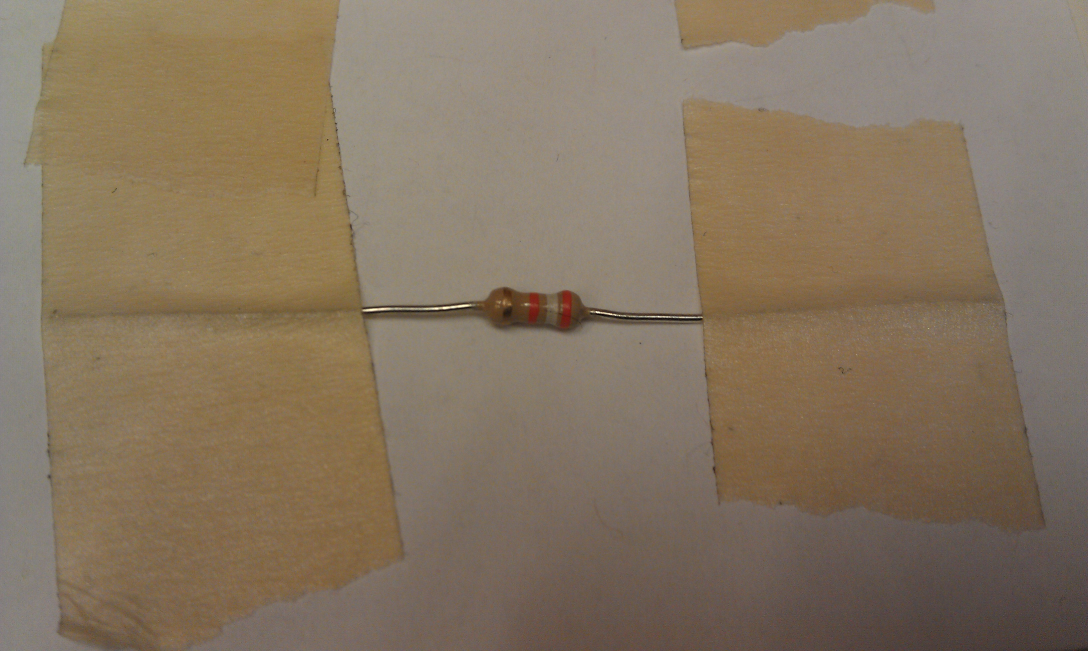
#> input picture IMAG1003.jpg, 3264 x 1952 px, given in place of picture1.jpg, which was not available (shown at 1/3 size)
$ python crop_image.py   (Python 2 division)   (older library calls are emulated)
#> lines starting #> are read from the running program, lines starting #| are printed output that depends on the picture; after the words box and inside, x2 and y2 are one past the last pixel; in counts of white or black regions, pixels touching at a corner belong together; pictures that were not available may be replaced by others from this repository, and a replacement may not be noted
import numpy as np
import cv2
import math
#import matplotlib.pyplot as plt

def helper_get_nonwhite(column):

        sumPix = 0

        for pix in column:
                #print pix
                if pix[0] != 255 and pix[1] != 255 and pix[2] != 255:
                        sumPix += 1
        return sumPix

# [38 lines left out: function crop_image_2, not called in this run]

def crop_image(image_name):
#> called with image_name = 'picture1'
        im = cv2.imread(image_name+'.jpg')
#> im is the input picture: shape (1952, 3264, 3); mean B, G, R 96.1, 116.5, 132.9
        offset = 400
         # top_row = offset
        im_height = len(im)
#> im_height = 1952
        im_width = len(im[0])
#> im_width = 3264
         # bottom_row = im_height - offset # math.floor(im_height - offset/2)
        start_col = offset
        end_col = im_width - offset
#> end_col = 2864

         # im = np.array(im[top_row:bottom_row])
        im = np.array([col[start_col:end_col] for col in im])
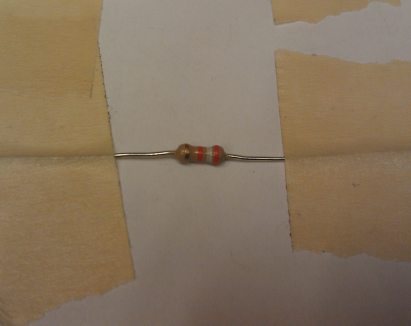
#> im: shape (1952, 2464, 3) (shown at 1/6 size); mean B, G, R 94.3, 116.1, 134

        print "before: " + str(im_height) + " after: " + str(len(im))
#| before: 1952 after: 1952
        print "after: " + str(im_width) + " after: " + str(len(im[0]))
#| after: 3264 after: 2464

        imgray = cv2.imread(image_name+'.jpg', cv2.CV_LOAD_IMAGE_GRAYSCALE)
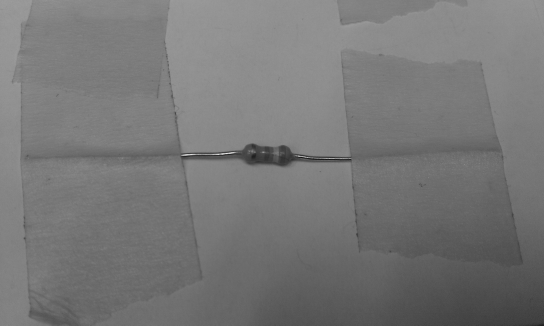
#> imgray: shape (1952, 3264) (shown at 1/6 size); min 0, max 255, mean 119.1
        imgray = np.array([col[start_col:end_col] for col in imgray])
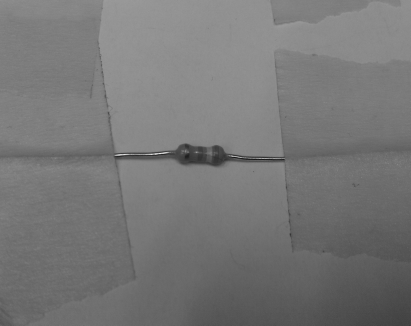
#> imgray: shape (1952, 2464) (shown at 1/6 size); min 0, max 255, mean 119

        cv2.imwrite(image_name + "gray.jpg", imgray)

        # imgray = cv2.cvtColor(im,cv2.COLOR_BGR2GRAY)
        ret,thresh = cv2.threshold(imgray,127,255,0)
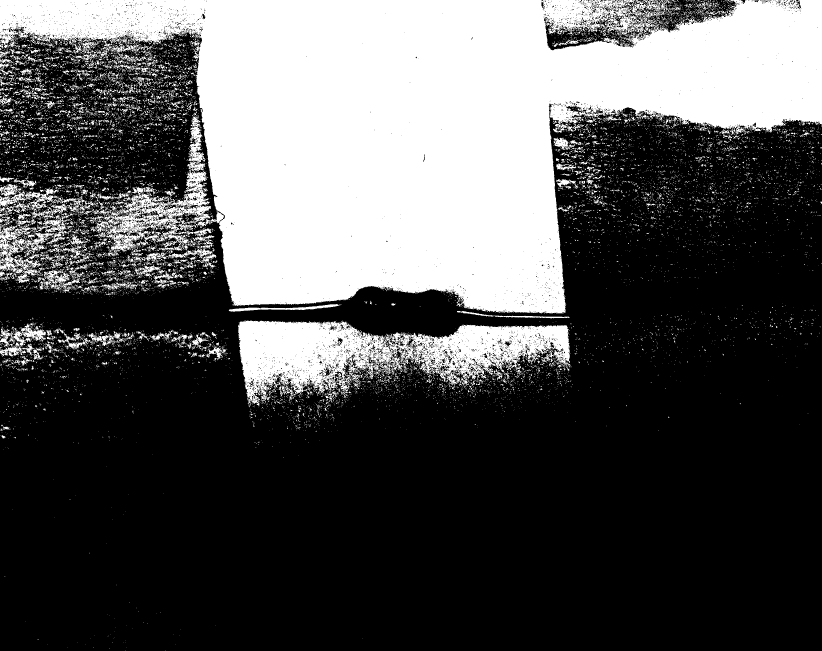
#> thresh: shape (1952, 2464) (shown at 1/3 size); 32.8% white; 14936 white regions (13907 under 20 px)
    #print np.median(imgray)
        contours, hierarchy = cv2.findContours(thresh,cv2.RETR_EXTERNAL,cv2.CHAIN_APPROX_SIMPLE)
#> contours = 14547 contours, 14004 with area under 20; largest, box (x1, y1, x2, y2) and area: (0, 0, 2464, 940) 1285112, (714, 962, 1711, 1222) 134032, (273, 345, 635, 759) 39240, (0, 611, 210, 849) 14989, (0, 563, 180, 650) 4296

        variances = []
        long_contours = []

        for cnt in contours:
                if len(cnt)>100:
                        long_contours.append(cnt)

                        #print cnt
                        cv2.drawContours(im, [cnt], -1, (255,255,255),-1)
#> this loop made 14547 passes
#> cnt on passes 1 to 3: [[496, 1951]], [[376, 1951]], [[327, 1945], [327, 1946]]
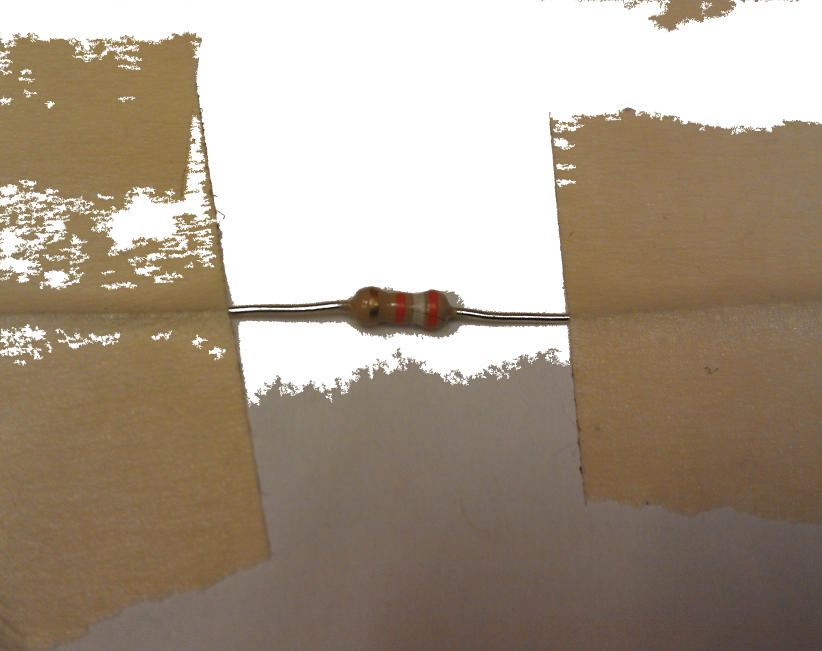
#> im: shape (1952, 2464, 3) (shown at 1/3 size); mean B, G, R 137.5, 154, 168.1
#> after the loop, long_contours = 70 contours; largest, box (x1, y1, x2, y2) and area: (0, 0, 2464, 940) 1285112, (714, 962, 1711, 1222) 134032, (273, 345, 635, 759) 39240, (0, 611, 210, 849) 14989, (0, 563, 180, 650) 4296
        cv2.drawContours(im, [cnt], -1, (255,255,255),-1)

        #cv2.drawContours(im, [long_contours[index]], -1, (255,255,255),3)

        cv2.imwrite(image_name+'G.jpg', im)

        row_vars = []
        for i in range(len(im)):
                row_vars.append(np.var(im[i]))
#> after the loop, row_vars = 1952 values, max 5756.2 at index 855, min 29.75 at index 92, mean 2655.2
        #print row_vars
        #print np.median(row_vars)

        top_row = -1
        row_offset = 200
        threshold = 2*np.median(row_vars)
#> threshold = 6109.2
        # assume that top of resistor is at least 10 pixels in
        for i in range(row_offset, len(im)):
                # if row variance is high enough, remember
                if row_vars[i] > threshold:
                        top_row = i
                        break
        bottom_row = -1
        # same assumption here with bottom
        for i in reversed(range(1, len(im)-row_offset)):
                if row_vars[i] > threshold:
                        bottom_row = i
                        break
#> this loop made 1751 passes
#> i on passes 1 to 3: 1751, 1750, 1749

        #print top_row
        #print bottom_row
        cropped_im = np.array(im[top_row:bottom_row])
#> cropped_im = empty array

# [19 lines of commented-out code are left out]


        col_offset = 0
        #column means
        col_counts = []
        for i in range(col_offset,len(im[0])-col_offset):
                col_counts.append(helper_get_nonwhite([row[i] for row in cropped_im]))
#> after the loop, col_counts = 2464 values from 0 to 0
                # [4 lines of commented-out code are left out]


        minMean =  np.min(col_counts)
#> minMean = 0
        maxMean =  np.max(col_counts)
#> maxMean = 0
        #col_threshold = (minMean + maxMean)/2
        col_threshold = minMean + np.std(col_counts)
#> col_threshold = 0

        print minMean
#| 0
        print maxMean
#| 0
        print np.std(col_counts)
#| 0.0
        print col_counts
#> (printed output is left out)
        print col_threshold
        #print col_means
        #print col_means
        #print col_threshold

        left_col = -1
        right_col = -1
        for i in range(5, len(col_counts)):
                if col_counts[i]>col_threshold:
                        left_col = i + 10
                        break
        for i in reversed(range(len(col_counts)-5)):
                if col_counts[i]>col_threshold:
                        right_col = i - 10
                        break
#> this loop made 2459 passes
#> i on passes 1 to 3: 2458, 2457, 2456
        print left_col
        print right_col


        cropped_im = np.array([col[left_col:right_col] for col in cropped_im])


        # crop by row again except by median
        row_medians = []
        for i in range(len(cropped_im)):
                row_medians.append(np.median(cropped_im[i]))
#> this loop made 0 passes
#> after the loop, row_medians = []

        top_row = -1
        threshold = 250
        # assume that top of resistor is at least 10 pixels in
        for i in range(0, len(cropped_im)):
                # if row variance is high enough, remember
                if row_medians[i] < threshold:
                        top_row = i
                        break
        bottom_row = -1
        # same assumption here with bottom
        for i in reversed(range(len(cropped_im))):
                if row_medians[i] < threshold:
                        bottom_row = i
                        break

        #print top_row
        #print bottom_row
        cropped_im = np.array(cropped_im[top_row:bottom_row])

        cv2.imwrite(image_name+'_cropped.jpg', cropped_im)

crop_image('picture1')
        # [39 lines of commented-out code are left out]

$ run again, on IMAG1007.jpg
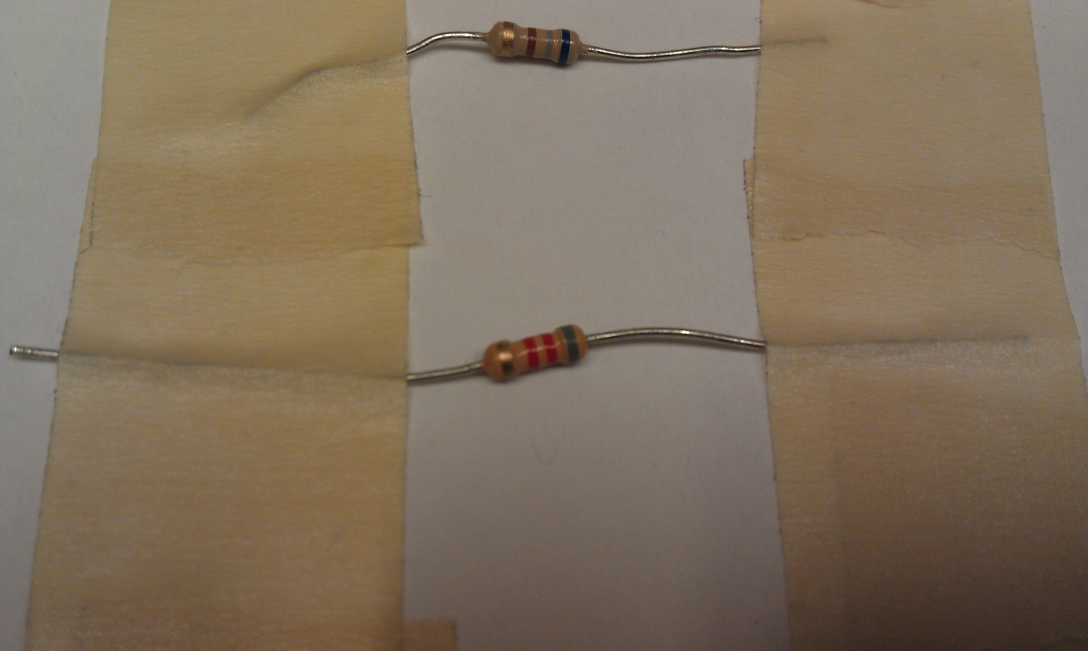
#> input picture IMAG1007.jpg, 3264 x 1952 px, given in place of picture1.jpg, which was not available (shown at 1/3 size)
#> in crop_image, im is the input picture: shape (1952, 3264, 3); mean B, G, R 93.8, 113.1, 129
#> im_height = 1952
#> im_width = 3264
#> end_col = 2864
#| before: 1952 after: 1952
#| after: 3264 after: 2464
#> in crop_image, `ret,thresh = cv2.threshold(imgray,127,255,0)`:
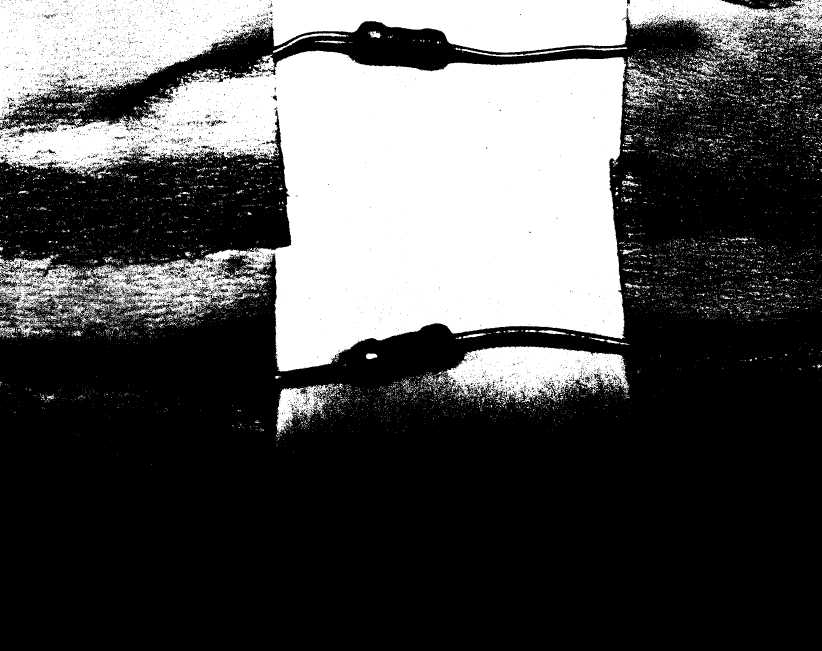
#> thresh: shape (1952, 2464) (shown at 1/3 size); 32.2% white; 14897 white regions (14132 under 20 px)
#> contours = 14718 contours, 14365 with area under 20; largest, box (x1, y1, x2, y2) and area: (0, 152, 1879, 1115) 1036375, (0, 0, 2464, 358) 349356, (1338, 1039, 1887, 1208) 60039, (0, 762, 266, 943) 22123, (829, 1150, 1030, 1299) 11140
#> the loop in crop_image, `for cnt in contours:` made 14718 passes
#> cnt on passes 1 to 3: [[488, 1859]], [[454, 1392], [454, 1393]], [[352, 1361], [352, 1362]]
#> after the loop in crop_image, `for cnt in contours:`:
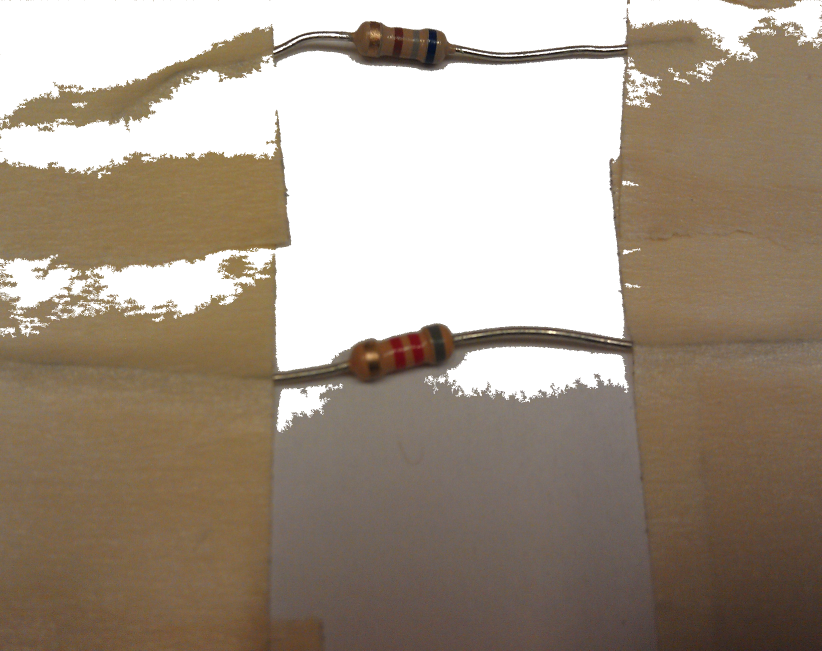
#> im: shape (1952, 2464, 3) (shown at 1/3 size); mean B, G, R 136, 150.9, 164.2
#> after the loop in crop_image, `for cnt in contours:`: long_contours = 38 contours; largest, box (x1, y1, x2, y2) and area: (0, 152, 1879, 1115) 1036375, (0, 0, 2464, 358) 349356, (1338, 1039, 1887, 1208) 60039, (0, 762, 266, 943) 22123, (829, 1150, 1030, 1299) 11140
#> after the loop in crop_image, `for i in range(len(im)):`: row_vars = 1952 values, max 7146.9 at index 153, min 21.54 at index 43, mean 2930.9
#> threshold = 7381.6
#> the loop in crop_image, `for i in reversed(range(1, len(im)-row_offset)):` made 1751 passes
#> i on passes 1 to 3: 1751, 1750, 1749
#> cropped_im = empty array
#> after the loop in crop_image, `for i in range(col_offset,len(im[0])-col_offset):`: col_counts = 2464 values from 0 to 0
#> minMean = 0
#| 0
#| 0
#| 0.0
#> (printed output is left out)
#> the loop in crop_image, `for i in reversed(range(len(col_counts)-5)):` made 2459 passes
#> i on passes 1 to 3: 2458, 2457, 2456
#> after the loop in crop_image, `for i in range(len(cropped_im)):`: row_medians = []

$ run again, on IMAG1008.jpg
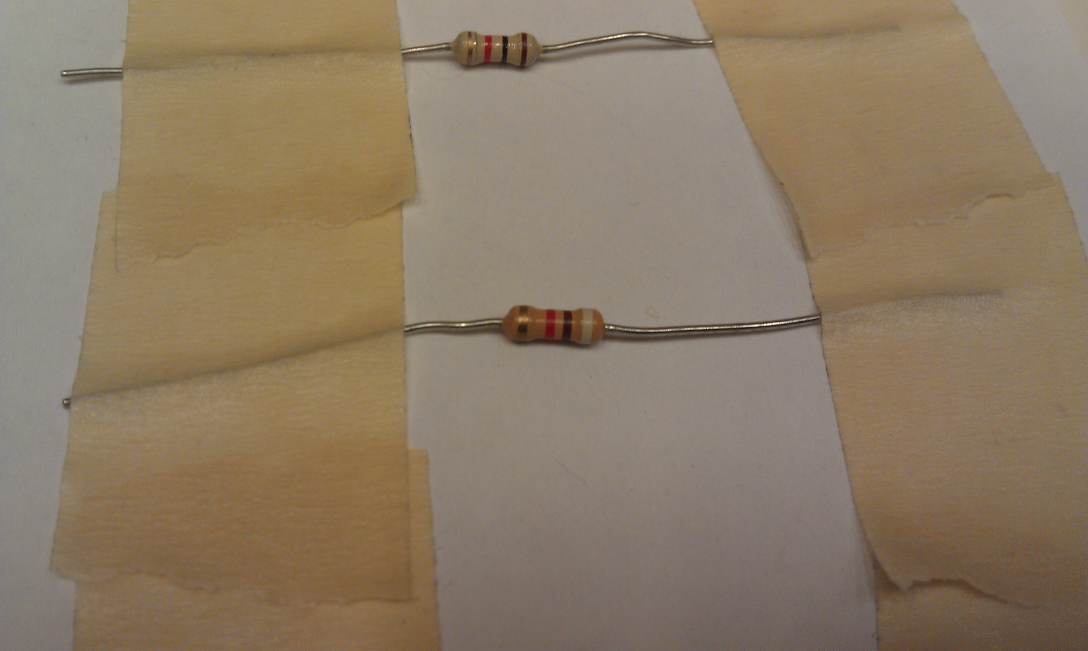
#> input picture IMAG1008.jpg, 3264 x 1952 px, given in place of picture1.jpg, which was not available (shown at 1/3 size)
#> in crop_image, im is the input picture: shape (1952, 3264, 3); mean B, G, R 101, 122.9, 139.9
#> im_height = 1952
#> im_width = 3264
#> end_col = 2864
#| before: 1952 after: 1952
#| after: 3264 after: 2464
#> in crop_image, `ret,thresh = cv2.threshold(imgray,127,255,0)`:
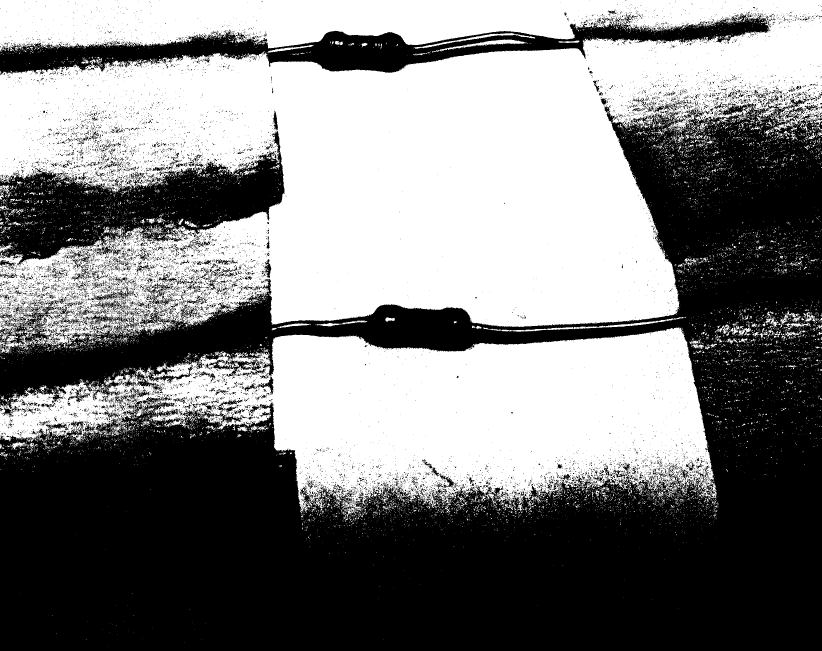
#> thresh: shape (1952, 2464) (shown at 1/3 size); 50.3% white; 14026 black regions (13179 under 20 px)
#> contours = 12169 contours, 11894 with area under 20; largest, box (x1, y1, x2, y2) and area: (0, 0, 2464, 1041) 1749307, (0, 982, 2151, 1544) 680362, (1308, 118, 1581, 155) 1787, (1240, 99, 1606, 146) 1474, (1720, 959, 1998, 988) 1141
#> the loop in crop_image, `for cnt in contours:` made 12169 passes
#> cnt on passes 1 to 3: [[325, 1938]], [[552, 1928]], [[259, 1919], [260, 1919]]
#> after the loop in crop_image, `for cnt in contours:`:
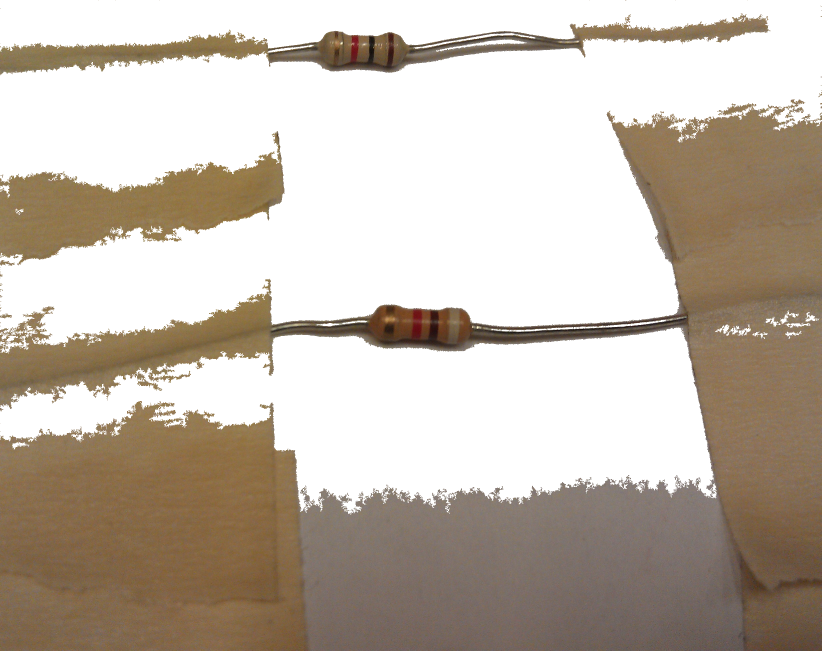
#> im: shape (1952, 2464, 3) (shown at 1/3 size); mean B, G, R 172.1, 184, 194.6
#> after the loop in crop_image, `for cnt in contours:`: long_contours = 30 contours; largest, box (x1, y1, x2, y2) and area: (0, 0, 2464, 1041) 1749307, (0, 982, 2151, 1544) 680362, (1308, 118, 1581, 155) 1787, (1240, 99, 1606, 146) 1474, (1720, 959, 1998, 988) 1141
#> after the loop in crop_image, `for i in range(len(im)):`: row_vars = 1952 values, max 6838.6 at index 972, min 0 at index 3, mean 3131.5
#> threshold = 7193.8
#> the loop in crop_image, `for i in reversed(range(1, len(im)-row_offset)):` made 1751 passes
#> i on passes 1 to 3: 1751, 1750, 1749
#> cropped_im = empty array
#> after the loop in crop_image, `for i in range(col_offset,len(im[0])-col_offset):`: col_counts = 2464 values from 0 to 0
#> minMean = 0
#| 0
#| 0
#| 0.0
#> (printed output is left out)
#> the loop in crop_image, `for i in reversed(range(len(col_counts)-5)):` made 2459 passes
#> i on passes 1 to 3: 2458, 2457, 2456
#> after the loop in crop_image, `for i in range(len(cropped_im)):`: row_medians = []
